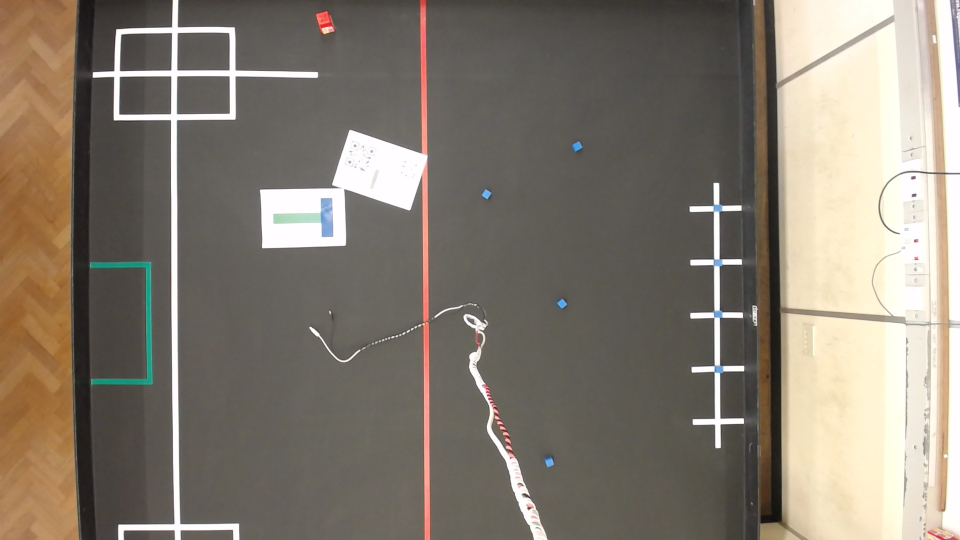
#> input picture DetectAndMap/ImageSample/WIN_20190122_13_33_01_Pro.jpg, 1920 x 1080 px, given in place of the camera (shown at 1/2 size)
$ python streamNoSerial.py
#> lines starting #> are read from the running program, lines starting #| are printed output that depends on the picture
import cv2
import numpy as np
import math
import serial  # Serial imported for Serial communication
import time  # Required to use delay functions
print("Imports done")
cap = cv2.VideoCapture(1)
#ArduinoSerial = serial.Serial('com3', 9600)  # Create Serial port object called arduinoSerialData
print("Capture started")
time.sleep(2)  # wait for 2 secounds for the communication to get established

# define range of green color in HSV
#use gimp for color code: 160, 20, 73 for green robot
#212,81,66 for blue robot
#area +- 1100
#208,66,87 for cells or 208,63,88
#area +- 70 - 260
#172,80,60 for save zone
#values light on(light off is more accurate, values in ColorDetectionPicture.py)

#values gold green T
lower_greenR = np.array([70/2,0*255/100,50*255/100])
upper_greenR = np.array([135/2,27*255/100,92*255/100])
lower_goldR = np.array([320/2,10*255/100,70*255/100])
upper_goldR = np.array([360/2,60*255/100,110*255/100])
#lower_goldR = np.array([38/2,30*255/100,94*255/100])
#upper_goldR = np.array([57/2,68*255/100,102*255/100])
lower_cells = np.array([195/2,30*255/100,65*255/100])
upper_cells = np.array([215/2,80*255/100,95*255/100])

def detectColor(frame, lower, upper, minArea):
    # Convert BGR to HSV
    hsv = cv2.cvtColor(frame, cv2.COLOR_BGR2HSV)

    # Threshold the HSV image to get only green colors
    mask = cv2.inRange(hsv, lower, upper)

    #cv2.imshow('frame',mask)
    #cv2.waitKey(0)
    kernel = np.ones((5,5),'int')
    dilated = cv2.dilate(mask,kernel)
    # Bitwise-AND mask and original image
    res = cv2.bitwise_and(frame,frame, mask=mask)
    ret,thrshed = cv2.threshold(cv2.cvtColor(res,cv2.COLOR_BGR2GRAY),3,255,cv2.THRESH_BINARY)
    contours,hier = cv2.findContours(thrshed,cv2.RETR_LIST,cv2.CHAIN_APPROX_SIMPLE)

    coord = []
    for cnt in contours:
        #Contour area is taken
        area = cv2.contourArea(cnt)

        if area >minArea:
            #draw rectangle around found zones
            (x,y,w,h) = cv2.boundingRect(cnt)
            cv2.rectangle(frame,(x,y),(x+w,y+h),(255,0,0),2)
            coord.append((x,y,w,h))
    return coord

firstTime = True
coordMines=[]
cellsChecked = 0
errorAngle = 0
errorAngleOld = 0
errorAngleOldOld = 0
timeOld = 0
deltaT = 1
kd = 0.01
kp = 0.01
timeLastCell = time.time()

count = 0
while(1):
    # Take each frame
    _, frame = cap.read()
#> frame is the input picture: shape (1080, 1920, 3); mean B, G, R 112, 124.1, 132.7
    #1080*1920*3
    frame = frame[0:480, 0:560]
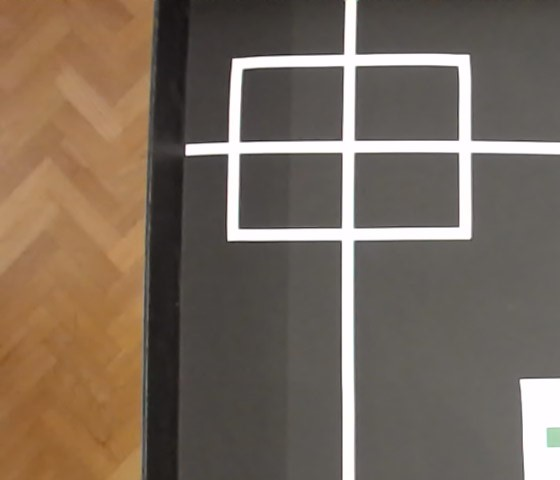
#> frame: shape (480, 560, 3); mean B, G, R 91.5, 104.8, 119
    #frameCopy = frame.copy()

    if firstTime:
        #crop image to dangerous black zone (only needed if too imprecise)
        #get coordinates of cells
        #crop_img = img[y:y+h, x:x+w]
        #frame2 = frameCopy[20:1060,740:1400];
        #cropping needed because of choice of blue rectangle on robot not anymore #[0:480,100:560]
        rectMines = detectColor(frame, lower_cells, upper_cells,5);
#> in detectColor, `hsv = cv2.cvtColor(frame, cv2.COLOR_BGR2HSV)`: hsv: shape (480, 560, 3); mean H, S, V 26.6, 51.4, 119.1
#> in detectColor, `mask = cv2.inRange(hsv, lower, upper)`: mask: shape (480, 560); every value is 0
#> in detectColor, `res = cv2.bitwise_and(frame,frame, mask=mask)`: res: shape (480, 560, 3); every value is 0
#> in detectColor, `contours,hier = cv2.findContours(thrshed,cv2.RETR_LIST,cv2.CHAIN_APPRO..`: contours = []
#> rectMines = []
        for rect in rectMines:
            coordMines.append((rect[0]+rect[2]/2,rect[1] + rect[3]/2))
#> this loop made 0 passes
#> after the loop, coordMines = []

        #starts at lowest y and goes up
        coordMines = sorted(coordMines,key=lambda x:(x[1],x[0]))

        print("Coordinates of cells")
        print(coordMines)
        if(len(coordMines)==0):
            continue
        coordMines.append((0,270))
        coordMines.append((30,60))
        firstTime = False

    #crop to all except safe zone
    #detect green
    #that s the robot
    #get xy and orientation
    goldF = detectColor(frame, lower_goldR, upper_goldR, 120)
    greenF = detectColor(frame, lower_greenR, upper_greenR, 120)

    if len(goldF)==0 or len(greenF)==0:
        print(str(len(goldF)) + "  " + str(len(greenF)))
        if(count % 5 == 0):
            cv2.imwrite("frame" + str(count/5)+ ".png", frame)
        count+=1
        continue
    goldF = goldF[0]
    greenF = greenF[0]
    #print(goldF)
    #print(greenF)
    goldC = (goldF[0]+goldF[2]/2,goldF[1] + goldF[3]/2)
    greenC = (greenF[0]+greenF[2]/2,greenF[1] + greenF[3]/2)

    #angle with respect to horizontal, positive as anticlockwise. Counterintuitive sign in expression bc y axis inverted
    alpha = math.degrees(math.atan2(-goldC[1]+greenC[1],goldC[0]-greenC[0]))
    print("Angle and coordinates of the robot")
    print(alpha)
    print(greenC)

    targetMine = coordMines[cellsChecked]

    cv2.circle(frame,(round(targetMine[0]),round(targetMine[1])), 10, (0,0,255), -1)
    alphaRef = math.degrees(math.atan2(-targetMine[1]+greenC[1],targetMine[0]-greenC[0]))

    errorAngleOldOld = errorAngleOld
    errorAngleOld = errorAngle
    errorAngle = alphaRef-alpha
    print("ErrorAngle")
    print(errorAngle)


    PD = 0
    #makes no sense to try and correct course while driving
    if errorAngle > 45:
        print("Turn left")
        PD = 254
        #ArduinoSerial.write((254).to_bytes(1, 'big'))
    elif errorAngle < -45:
        print("Turn right")
        PD = 255
        #ArduinoSerial.write((255).to_bytes(1, 'big'))
    else:
        deriv = (errorAngle-errorAngleOldOld)/(2*deltaT)
        PD = kd * deriv + kp * errorAngle
        #transform value to 0 to 200
        print("Value passed to Arduino")
        print(100 + 200*PD) #thus 100 means straight, and above 100 is to left
        PD = 100 + 200*PD

    if PD < 0:
        PD = 0
    elif PD > 255:
        PD = 251

    # [7 lines of commented-out code are left out]
    if (time.time() - timeLastCell) > 30:
        timeLastCell = time.time()
        cellsChecked += 1

    #returning back to safe zone. Check whether arrived
    if cellsChecked == (len(coordMines)-2) and goldC[0] < 20 and abs(goldC[1] -270) < 20:
        PD = 253
    #returning back to start zone. Check whether arrived
    if cellsChecked == (len(coordMines)-1) and abs(goldC[0]-30) < 30 and abs(goldC[1] -60) < 30:
        PD = 252
    #ArduinoSerial.write(round(PD).to_bytes(1, 'big'))
    time.sleep(0.2)

    deltaT = time.time()-timeOld
    timeOld = time.time()


    cv2.imshow('frame',frame)
    # Press Q on keyboard to  exit
    if cv2.waitKey(25) & 0xFF == ord('q'):
      break

cap.release()
cv2.destroyAllWindows()
